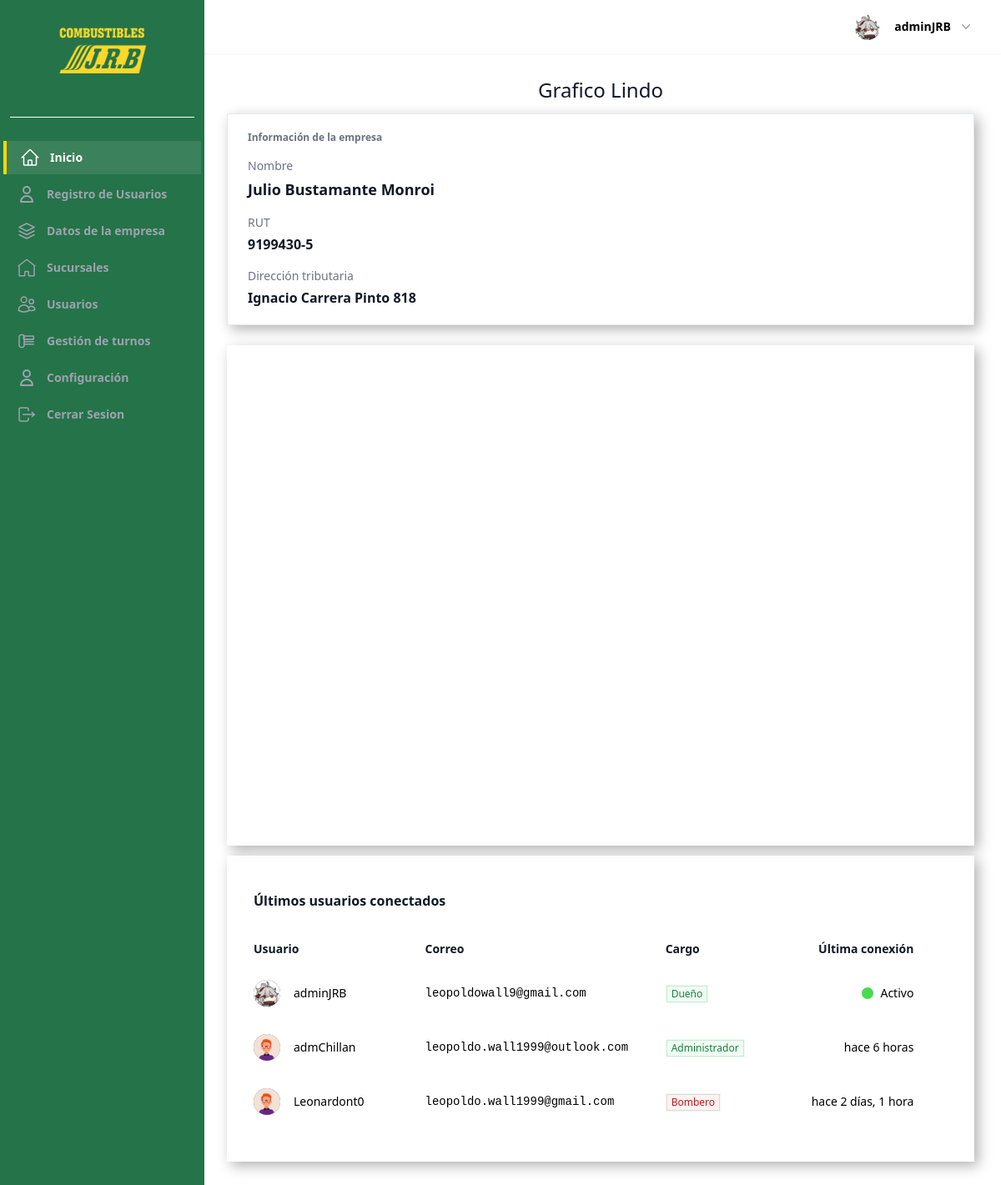
The app's page / (signed in) with its own data.
### UsuarioApp/models.py (models this page shows, shortened)
class Profile(models.Model):
    last_activity = models.DateTimeField(null=True, blank=True)
    image = models.ImageField(upload_to=profile_picture_path, default="profile.webp")
    user_FK = models.OneToOneField(
        User, on_delete=models.CASCADE, related_name="profile",
    )
    position_FK = models.ForeignKey(
        Position, on_delete=models.SET_NULL, null=True, blank=True
    )
    company_rut = models.CharField(
        max_length=12,
        blank=True,
        null=True,
        validators=[
            RegexValidator(
                regex=r"^[0-9.]+-[0-9kK]{1}$",
                message="Ingrese un RUT válido en el formato 12.345.678-9",
            )
        ],
        verbose_name="RUT Empresa",
    )
    phone = models.CharField(max_length=20, blank=True, verbose_name="Teléfono")
    gender = models.CharField(
        max_length=1,
        choices=GENDER_CHOICES,
        null=True,
        blank=True,
        verbose_name="Sexo",
    )
    date_of_birth = models.DateField(
        null=True,
        blank=True,
        verbose_name="Fecha de nacimiento",
    )
    salario = models.DecimalField(
        max_digits=10, decimal_places=2, null=True, blank=True, verbose_name="Salario",
    )
    address = models.CharField(max_length=255, blank=True, verbose_name="Dirección")
    date_of_hire = models.DateField(null=True, blank=True, verbose_name="Fecha de contratación")
    is_partime = models.BooleanField(
        default=False,
        choices=[(True, "Tiempo completo"), (False, "Medio tiempo")],
        verbose_name="Tipo de jornada",
    )
    examen_medico = models.FileField(
        upload_to="documentos/examenes/",
        null=True,
        blank=True,
        verbose_name="Examen médico",
    )
    contrato = models.FileField(
        upload_to="documentos/contratos/",
        null=True,
        blank=True,
        verbose_name="Contrato",
    )
    current_branch = models.ForeignKey(
        Sucursal,
        on_delete=models.SET_NULL,
        null=True,
        blank=True,
        related_name="current_profiles",
        verbose_name="Sucursal actual",
    )
    def save(self, *args, **kwargs):
        update_last_activity = kwargs.pop("update_last_activity", False)
        if update_last_activity:
            self.last_activity = timezone.now()
            kwargs["update_fields"] = ["last_activity"]
        if self.pk:
            handle_old_image(Profile, self.pk, self.image)
        super(Profile, self).save(*args, **kwargs)
        if self.image and os.path.exists(self.image.path):
            resize_image(self.image.path, 300)
            crop_image(self.image.path, 300)
    def update_last_activity(self):
        self.save(update_last_activity=True)
    def _has_permission(self, code: str) -> bool:
        return bool(self.position_FK and self.position_FK.permission_code == code)
    def is_owner(self) -> bool:
        return self._has_permission("OWNER")
    def is_admin(self) -> bool:
        return self._has_permission("ADMINISTRATOR")
    class Meta:
        verbose_name = "Perfil"
        verbose_name_plural = "Perfiles"
        ordering = ["-id"]

class Position(models.Model):
    user_position = models.CharField(max_length=45, unique=True)
    permission_code = models.CharField(
        max_length=25, choices=PERMISOS, default="ATTENDANT"
    )
    class Meta:
        db_table = "position"

### homeApp/models.py (models this page shows, shortened)
class Company(models.Model):
    rut = models.CharField(
        max_length=12,
        unique=True,
        validators=[
            RegexValidator(
                regex=r"^[0-9.]+-[0-9kK]{1}$",
                message="Ingrese un RUT válido en el formato 12.345.678-9",
            )
        ],
        verbose_name="RUT",
    )
    business_name = models.CharField(
        max_length=255,
        verbose_name="Razón social",
    )
    tax_address = models.CharField(
        max_length=255,
        verbose_name="Dirección tributaria",
    )
    profile = models.OneToOneField(
        "UsuarioApp.Profile",
        on_delete=models.CASCADE,
        related_name="company",
        verbose_name="Perfil",
    )
    class Meta:
        verbose_name = "Empresa"
        verbose_name_plural = "Empresas"
        db_table = "UsuarioApp_company"

### homeApp/views.py (the view)
# urls.py: path("", views.HomeView.as_view(), name="Home"),
class HomeView(LoginRequiredMixin, ListView):
    model = User
    template_name = "pages/index.html"
    def get_queryset(self):
        last_connected_users = User.objects.filter(
            Q(last_login__isnull=False)
        ).order_by("-last_login")[:5]
        return last_connected_users
    def get_context_data(self, **kwargs):
        context = super().get_context_data(**kwargs)
        recent_activity_cutoff = timezone.now() - timezone.timedelta(minutes=2)
        active_users = Profile.objects.filter(
            last_activity__gte=recent_activity_cutoff
        ).values_list("user_FK_id", flat=True)
        context["active_users"] = active_users
        company = None
        try:
            profile = self.request.user.profile
        except Profile.DoesNotExist:
            profile = None
        if profile:
            try:
                company = profile.company
            except Company.DoesNotExist:
                company = None
            if not company and profile.company_rut:
                normalized_rut = Company.normalize_rut(profile.company_rut)
                company = Company.objects.filter(rut=normalized_rut).first()
        context["company"] = company
        return context

### utils/customer_img.py (called while the page is built, shortened)
def resize_image(img_path, img_size):
    try:
        with Image.open(img_path) as img:
            ancho, alto = img.size
    except (FileExistsError, UnidentifiedImageError):
        print("Error al Redimensionar la imagen")

def crop_image(img_path, img_size):
    try:
        with Image.open(img_path) as img:
            ancho, alto = img.size
    except (FileExistsError, UnidentifiedImageError):
        print("Erro al Recortar la imagen")

def handle_old_image(modelo, pk, image):
    default_image = "profile.webp"
    old_profile = modelo.objects.get(pk=pk)
    default_image_path = os.path.join(settings.MEDIA_ROOT, default_image)
    if (
        old_profile.image.path != image.path
        and old_profile.image.path != default_image_path
    ):
        default_storage.delete(old_profile.image.path)

### templates/pages/index.html (shortened to what this page needs)
{% extends 'components/Layout/base_extendido.html' %}
{% load static %}
{% load humanize %}
{% block content_main %}
  <div class="sm:h-dvh">
      <h2 class="text-gray-900 text-center pb-3 text-2xl" >Grafico Lindo</h2>
      {% if company %}
      <div class="mb-6">
        <div class="bg-white-base border border-gray-200 rounded-2xl shadow-sm px-6 py-5">
          <p class="text-xs font-semibold uppercase tracking-wide text-gray-500">Información de la empresa</p>
          <div class="mt-4 grid gap-4 sm:grid-cols-3">
            <div>
              <p class="text-sm font-medium text-gray-500">Nombre</p>
              <p class="mt-1 text-lg font-semibold text-gray-900">{{ company.business_name }}</p>
            </div>
            <div>
              <p class="text-sm font-medium text-gray-500">RUT</p>
              <p class="mt-1 text-base font-semibold text-gray-900">{{ company.rut }}</p>
            </div>
            <div>
              <p class="text-sm font-medium text-gray-500">Dirección tributaria</p>
              <p class="mt-1 text-base font-semibold text-gray-900">{{ company.tax_address }}</p>
            </div>
          </div>
        </div>
      </div>
      {% endif %}
      <div class="bg-white-base border-gray-700 w-full h-[600px]" id="chart_home">
  </div>
  <div class="bg-white-base mt-3 border-gray-700 py-10 mb-5">
    <h2 class="px-4 text-base font-semibold leading-7 text-gray-900 sm:px-6 lg:px-8">Últimos usuarios conectados</h2>
    <table aria-labelledby="tablaUsuarios" aria-describedby="tablaUsuariosConectados" class="mt-6 w-full whitespace-nowrap text-left">
      <colgroup>
        <col class="w-full sm:w-4/12">
        <col class="lg:w-4/12">
        <col class="lg:w-2/12">
        <col class="lg:w-1/12">
        <col class="lg:w-1/12">
      </colgroup>
      <thead class="border-b border-white/10 text-sm leading-6 text-gray-900">
        <tr>
          <th scope="col" class="py-2 pl-4 pr-8 font-semibold sm:pl-6 lg:pl-8">Usuario</th>
          <th scope="col" class="hidden py-2 pl-0 pr-8 font-semibold sm:table-cell">Correo</th>
          <th scope="col" class="hidden py-2 pl-0 pr-4 text-right font-semibold sm:pr-8 sm:text-left lg:pr-20 sm:table-cell">Cargo</th>
          <th scope="col" class="py-2 pl-0 pr-4 text-right font-semibold sm:pr-6 lg:pr-8">Última conexión</th>
        </tr>
      </thead>
      <tbody class="divide-y divide-white/5">
        {% if object_list  %}
          {% for user in object_list  %}
            <tr>
              <td class="py-4 pl-4 pr-8 sm:pl-6 lg:pl-8">
                <div class="flex items-center gap-x-4">
                  <img src="{{ user.profile.image.url }}" alt="perfil" class="h-8 w-8 rounded-full bg-gray-800">
                  <div class="truncate text-sm font-medium leading-6 text-black">{{ user.username }}</div>
                </div>
              </td>
              <td class="hidden py-4 pl-0 pr-4 sm:table-cell sm:pr-8">
                <div class="flex gap-x-3">
                  <div class="font-mono text-sm leading-6 text-black">{{ user.email }}</div>
                </div>
              </td>
              <td class="hidden py-4 pl-0 pr-4 text-sm leading-6 sm:pr-8 lg:pr-20 sm:table-cell">
                <div class="flex items-center justify-end gap-x-2 sm:justify-start">
                  <div class="hidden text-white sm:block">
                    {% if user.profile.is_owner or user.profile.is_admin %}
                      <span class="inline-flex flex-shrink-0 items-center rounded-full bg-green-50 px-1.5 py-0.5 text-xs font-medium text-green-700 ring-1 ring-inset ring-green-600/20">
                        {{ user.profile.position_FK.user_position }}
                      </span>
                    {% else %}
                      <span class="inline-flex flex-shrink-0 items-center rounded-full bg-red-50 px-1.5 py-0.5 text-xs font-medium text-red-700 ring-1 ring-inset ring-green-600/20">
                          {{ user.profile.position_FK.user_position }}
                      </span>
                    {% endif %}
                  </div>
                </div>
              </td>
              <td class="py-4 pl-0 pr-4 text-right text-sm leading-6 text-black sm:pr-6 lg:pr-8">
                  {% if user.id in active_users %}
                    <div class="flex items-center justify-end gap-x-2 sm:justify-end">
                    <div class="flex-none rounded-full p-1 text-green-400 bg-green-400/10">
                      <div class="h-1.5 w-1.5 rounded-full bg-grren-400/10"></div>
                    </div>
                    <div class=" text-black ">Activo</div>
                  </div>
                  {% else %}
                      {{ user.profile.last_activity|naturaltime }}
                  {% endif %}
              </td>
            </tr>
          {% endfor %}
        {% endif %}
      </tbody>
    </table>
  </div>
  <div class="footer-space"></div>
{% endblock content_main %}

### templates/components/header/components/profile.html (shortened to what this page needs)
{% load static %}
<div class="relative" x-data="{ openUser: false }">
  <button type="button" class="-m-1.5 flex items-center p-1.5" id="user-menu-button" aria-expanded="false" aria-haspopup="true" @click="openUser = !openUser">
    <img class="h-8 w-8 rounded-full bg-gray-50" src="{{ request.user.profile.image.url }}" alt="perfil">
    <span class="hidden lg:flex lg:items-center">
      <span class="ml-4 text-sm font-semibold leading-6 text-black" aria-hidden="true">{{ request.user }}</span>
      <svg class="ml-2 h-5 w-5 text-gray-400" viewBox="0 0 20 20" fill="currentColor" aria-hidden="true">
        <path fill-rule="evenodd" d="M5.23 7.21a.75.75 0 011.06.02L10 11.168l3.71-3.938a.75.75 0 111.08 1.04l-4.25 4.5a.75.75 0 01-1.08 0l-4.25-4.5a.75.75 0 01.02-1.06z" clip-rule="evenodd" />
      </svg>
    </span>
  </button>
</div>

### static/css/mensajes.css (style rules this page uses)
button { padding: 10px; }

### records on screen
Company: business_name "Julio Bustamante Monroi", rut "9199430-5", tax_address "Ignacio Carrera Pinto 818"

### other values on screen
{{ request.user }} "adminJRB"
{{ user.username }} "adminJRB"
{{ user.email }} "leopoldowall9@gmail.com"
{{ user.profile.position_FK.user_position }} "Dueño"
{{ user.username }} "admChillan"
{{ user.email }} "leopoldo.wall1999@outlook.com"
{{ user.profile.position_FK.user_position }} "Administrador"
{{ user.profile.last_activity|naturaltime }} "hace 6 horas"
{{ user.username }} "Leonardont0"
{{ user.email }} "leopoldo.wall1999@gmail.com"
{{ user.profile.position_FK.user_position }} "Bombero"
{{ user.profile.last_activity|naturaltime }} "hace 2 días, 1 hora"
